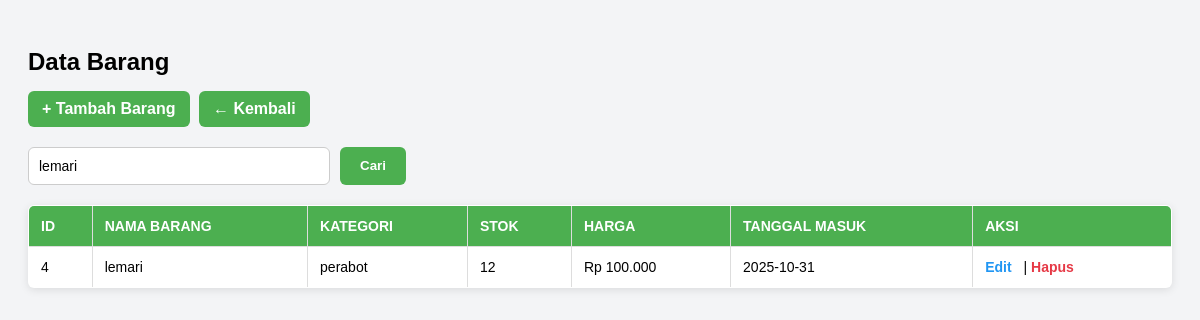
The app's page /barang_tampil.php?cari=lemari with its own data.
### tables this page shows
CREATE TABLE `barang` (
  `id_barang` int(11) NOT NULL,
  `nama_barang` varchar(150) NOT NULL,
  `id_kategori` int(11) NOT NULL,
  `jumlah_stok` int(11) NOT NULL,
  `harga_barang` int(11) NOT NULL,
  `tanggal_masuk` date NOT NULL
);

CREATE TABLE `kategori` (
  `id_kategori` int(11) NOT NULL,
  `kategori_barang` varchar(100) NOT NULL
);

### barang_tampil.php (the view, shortened to what this page needs)
<?php
include "koneksi.php";
$keyword = isset($_GET['cari']) ? $_GET['cari'] : "";
$query = "
    SELECT barang.*, kategori.kategori_barang
    FROM barang
    JOIN kategori ON barang.id_kategori = kategori.id_kategori
    WHERE barang.nama_barang LIKE '%$keyword%'
       OR kategori.kategori_barang LIKE '%$keyword%'
    ORDER BY id_barang DESC
";
$data = mysqli_query($koneksi, $query);
?>
<!DOCTYPE html>
<html>
<head>
</head>
<body>
<h2>Data Barang</h2>
<div class="btn-group">
    <a href="barang_tambah.php" class="btn">+ Tambah Barang</a>
    <a href="index.php" class="btn btn-kembali">← Kembali</a>
</div>
<form method="GET" class="search-box">
    <input type="text" name="cari" placeholder="Cari nama barang / kategori..." value="<?= $keyword ?>">
    <button type="submit">Cari</button>
</form>
<table>
    <tr>
        <th>ID</th>
        <th>Nama Barang</th>
        <th>Kategori</th>
        <th>Stok</th>
        <th>Harga</th>
        <th>Tanggal Masuk</th>
        <th>Aksi</th>
    </tr>
    <?php
    while($b = mysqli_fetch_array($data)){
    ?>
    <tr>
        <td><?= $b['id_barang']; ?></td>
        <td><?= $b['nama_barang']; ?></td>
        <td><?= $b['kategori_barang']; ?></td>
        <td><?= $b['jumlah_stok']; ?></td>
        <td>Rp <?= number_format($b['harga_barang'], 0, ',', '.'); ?></td>
        <td><?= $b['tanggal_masuk']; ?></td>
        <td class="aksi">
            <a href="barang_edit.php?id=<?= $b['id_barang']; ?>">Edit</a> |
            <a href="barang_hapus.php?id=<?= $b['id_barang']; ?>" onclick="return confirm('Yakin hapus barang ini?')">Hapus</a>
        </td>
    </tr>
    <?php } ?>
</table>
</body>
</html>

### barang_tampil.php (style rules this page uses)
body { font-family: Arial, sans-serif; background: #f3f4f6; padding: 20px; }
h2 { display: block; width: 100%; margin-bottom: 15px; }
.btn { display: inline-block; padding: 9px 14px; background: #4CAF50; color: white; text-decoration: none; border-radius: 6px; font-weight: bold; margin-right: 5px; }
.search-box { margin: 20px 0; display: flex; gap: 10px; }
.search-box input { padding: 10px; width: 280px; border: 1px solid #ccc; border-radius: 6px; font-size: 14px; }
.search-box button { padding: 10px 20px; border: none; background: #4CAF50; color: white; border-radius: 6px; cursor: pointer; font-weight: bold; }
table { width: 100%; border-collapse: collapse; background: white; border: 1px solid #ccc; border-radius: 6px; overflow: hidden; box-shadow: 0 2px 8px rgba(0,0,0,0.1); }
th, td { padding: 12px; border: 1px solid #ddd; text-align: left; font-size: 14px; }
th { background: #4CAF50; color: white; text-transform: uppercase; }
.aksi a { font-weight: bold; text-decoration: none; margin-right: 8px; }
.aksi a:first-child { color: #2196F3; }
.aksi a:last-child { color: #e63946; }

### records on screen
barang: id_barang "4", nama_barang "lemari", id_kategori.kategori_barang "perabot", jumlah_stok "12", harga_barang "100.000", tanggal_masuk "2025-10-31"
